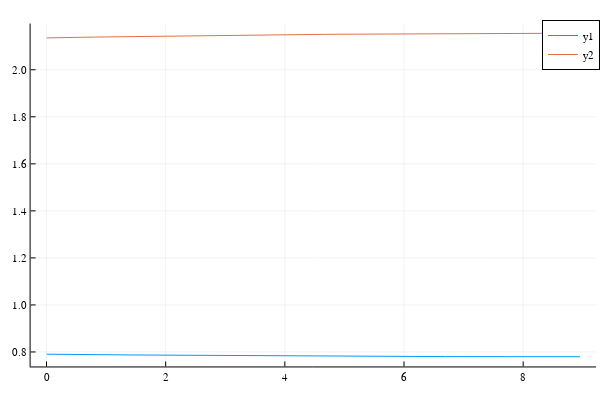

Notebook cell for this chart:
### Code cell
@time K,Φ=mg1D_diffusion_k_solver(f,bc,N);
@time K,Φ=mg1D_diffusion_k_solver_lc(f,bc,N);
K

### Figure 1 — Plotly figure (JSON) as saved in the notebook; plotly's stock layout.template omitted (floating-point values rounded to 4 significant figures)
{"data": [{"colorbar": {"len": 0.9525, "title": "", "x": 0.9934, "y": 0.5139}, "legendgroup": "y1", "line": {"color": "rgba(0, 154, 250, 1.000)", "dash": "solid", "shape": "linear", "width": 1}, "mode": "lines", "name": "y1", "showlegend": true, "type": "scatter", "x": [0.001645, 0.004936, 0.008227, 0.01152, 0.01481, 0.0181, 0.02139, 0.02468, 0.02797, 0.03126, 0.1458, 0.3717, 0.5976, 0.8235, 1.049, 1.275, 1.501, 1.727, 1.953, 2.179, 2.405, 2.63, 2.856, 3.082, 3.308, 3.534, 3.76, 3.986, 4.211, 4.437, 4.663, 4.889, 5.115, 5.341, 5.567, 5.793, 6.018, 6.244, 6.47, 6.696, 6.922, 7.148, 7.374, 7.6, 7.825, 8.051, 8.277, 8.503, 8.729, 8.955], "xaxis": "x", "y": [0.7905, 0.7905, 0.7905, 0.7905, 0.7905, 0.7904, 0.7904, 0.7904, 0.7903, 0.7903, 0.79, 0.7895, 0.789, 0.7885, 0.788, 0.7875, 0.7871, 0.7866, 0.7862, 0.7858, 0.7854, 0.785, 0.7846, 0.7843, 0.7839, 0.7836, 0.7833, 0.783, 0.7827, 0.7824, 0.7821, 0.7819, 0.7816, 0.7814, 0.7812, 0.781, 0.7808, 0.7806, 0.7805, 0.7803, 0.7802, 0.7801, 0.78, 0.7799, 0.7798, 0.7797, 0.7797, 0.7796, 0.7796, 0.7796], "yaxis": "y"}, {"colorbar": {"len": 0.9525, "title": "", "x": 0.9934, "y": 0.5139}, "legendgroup": "y2", "line": {"color": "rgba(227, 111, 71, 1.000)", "dash": "solid", "shape": "linear", "width": 1}, "mode": "lines", "name": "y2", "showlegend": true, "type": "scatter", "x": [0.001645, 0.004936, 0.008227, 0.01152, 0.01481, 0.0181, 0.02139, 0.02468, 0.02797, 0.03126, 0.1458, 0.3717, 0.5976, 0.8235, 1.049, 1.275, 1.501, 1.727, 1.953, 2.179, 2.405, 2.63, 2.856, 3.082, 3.308, 3.534, 3.76, 3.986, 4.211, 4.437, 4.663, 4.889, 5.115, 5.341, 5.567, 5.793, 6.018, 6.244, 6.47, 6.696, 6.922, 7.148, 7.374, 7.6, 7.825, 8.051, 8.277, 8.503, 8.729, 8.955], "xaxis": "x", "y": [2.135, 2.135, 2.135, 2.135, 2.136, 2.136, 2.136, 2.136, 2.136, 2.136, 2.136, 2.137, 2.138, 2.139, 2.14, 2.141, 2.142, 2.142, 2.143, 2.144, 2.145, 2.145, 2.146, 2.147, 2.147, 2.148, 2.149, 2.149, 2.15, 2.15, 2.151, 2.151, 2.152, 2.152, 2.152, 2.153, 2.153, 2.153, 2.154, 2.154, 2.154, 2.154, 2.155, 2.155, 2.155, 2.155, 2.155, 2.155, 2.155, 2.155], "yaxis": "y"}], "layout": {"annotations": [], "height": 400, "legend": {"bgcolor": "rgba(255, 255, 255, 1.000)", "bordercolor": "rgba(0, 0, 0, 1.000)", "borderwidth": 1, "font": {"color": "rgba(0, 0, 0, 1.000)", "family": "sans-serif", "size": 11}, "title": {"font": {"color": "rgba(0, 0, 0, 1.000)", "family": "sans-serif", "size": 15}, "text": ""}, "tracegroupgap": 0, "traceorder": "normal", "x": 1, "xanchor": "auto", "y": 1, "yanchor": "auto"}, "margin": {"b": 20, "l": 0, "r": 0, "t": 20}, "paper_bgcolor": "rgba(255, 255, 255, 1.000)", "plot_bgcolor": "rgba(255, 255, 255, 1.000)", "showlegend": true, "width": 600, "xaxis": {"anchor": "y", "domain": [0.05101, 0.9934], "gridcolor": "rgba(0, 0, 0, 0.100)", "gridwidth": 0.5, "linecolor": "rgba(0, 0, 0, 1.000)", "mirror": false, "range": [-0.2669, 9.223], "showgrid": true, "showline": true, "showticklabels": true, "tickangle": 0, "tickcolor": "rgb(0, 0, 0)", "tickfont": {"color": "rgba(0, 0, 0, 1.000)", "family": "sans-serif", "size": 11}, "tickmode": "array", "ticks": "inside", "ticktext": ["0", "2", "4", "6", "8"], "tickvals": [0, 2, 4, 6, 8], "title": "", "titlefont": {"color": "rgba(0, 0, 0, 1.000)", "family": "sans-serif", "size": 15}, "type": "-", "visible": true, "zeroline": false, "zerolinecolor": "rgba(0, 0, 0, 1.000)"}, "yaxis": {"anchor": "x", "domain": [0.03762, 0.9902], "gridcolor": "rgba(0, 0, 0, 0.100)", "gridwidth": 0.5, "linecolor": "rgba(0, 0, 0, 1.000)", "mirror": false, "range": [0.7383, 2.197], "showgrid": true, "showline": true, "showticklabels": true, "tickangle": 0, "tickcolor": "rgb(0, 0, 0)", "tickfont": {"color": "rgba(0, 0, 0, 1.000)", "family": "sans-serif", "size": 11}, "tickmode": "array", "ticks": "inside", "ticktext": ["0.8", "1.0", "1.2", "1.4", "1.6", "1.8", "2.0"], "tickvals": [0.8, 1, 1.2, 1.4, 1.6, 1.8, 2], "title": "", "titlefont": {"color": "rgba(0, 0, 0, 1.000)", "family": "sans-serif", "size": 15}, "type": "-", "visible": true, "zeroline": false, "zerolinecolor": "rgba(0, 0, 0, 1.000)"}}}
